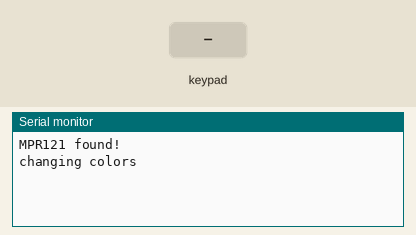
Simulated run of this sketch. Board: Arduino Leonardo, built with avr-gcc and run on an emulated ATmega32U4. Shown: the last lines printed to the serial monitor. The test bench sets the inputs (shaded band).

Above: at 1.2 s.
1.3 s: key '0' pressed
At 2.2 s:
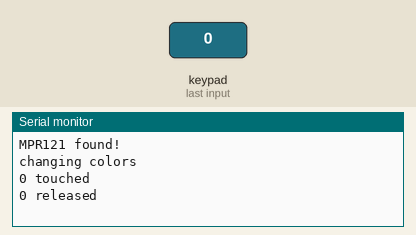
2.9 s: keypad keys 1 2 pressed 0.4 s apart
At 3.03 s:
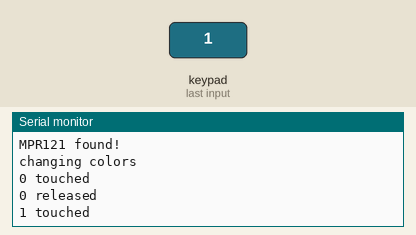
5.2 s: key '3' pressed
At 6.5 s:
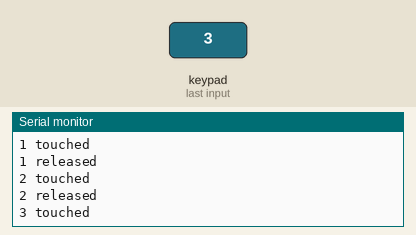

The sketch:

jelloProjectionMapping.ino
```cpp
#include <MIDIUSB.h>
#include <Wire.h>
#include "Adafruit_MPR121.h"

#ifndef _BV
#define _BV(bit) (1 << (bit))
#endif

// touch sensor
Adafruit_MPR121 cap = Adafruit_MPR121();
uint16_t lasttouched = 0;
uint16_t currtouched = 0;

bool isStarted = false;

int leftLastTimeTouched = 0;
int topLastTimeTouched = 0;
int rightLastTimeTouched = 0;
const int ringDelay = 1000;

int leftColors[][3] = { { 100, 0, 74 }, { 0, 0, 100 }, { 100, 13, 0 } };
int topColors[][3] = { { 100, 7, 0 }, { 0, 22, 100 }, { 100, 41, 0 } };
int rightColors[][3] = { { 0, 100, 0 }, { 24, 0, 100 }, { 100, 0, 13 } };

int colorIdx = 0;
int numColors = sizeof(leftColors) / sizeof(leftColors[0]);

int chordIdx = 0;
int chords[][3] = { { 65, 68, 72 }, { 50, 53, 57 }, { 60, 62, 64 } };

void setup() {
  Serial.begin(9600);

  while (!Serial) {
    delay(10);
  }
  if (!cap.begin(0x5A)) {
    Serial.println("MPR121 not found, check wiring?");
    while (1)
      ;
  }
  Serial.println("MPR121 found!");
  reset();
}

void changeColors() {
  Serial.println("changing colors");
  // left RGB
  sendCCMessage(51, leftColors[colorIdx][0]);
  sendCCMessage(52, leftColors[colorIdx][1]);
  sendCCMessage(53, leftColors[colorIdx][2]);

  // top RGB
  sendCCMessage(61, topColors[colorIdx][0]);
  sendCCMessage(62, topColors[colorIdx][1]);
  sendCCMessage(63, topColors[colorIdx][2]);

  // right RGB
  sendCCMessage(71, rightColors[colorIdx][0]);
  sendCCMessage(72, rightColors[colorIdx][1]);
  sendCCMessage(73, rightColors[colorIdx][2]);

  colorIdx = (colorIdx + 1) % numColors;
}

void reset() {
  sendCCMessage(16, 1);  // start pulse visible
  sendCCMessage(17, 0);  // start ring hidden
  sendCCMessage(18, 1);  // start ring playback reset
  sendCCMessage(19, 1);  // start ring pause

  sendCCMessage(20, 0);  // left circle hidden
  sendCCMessage(22, 1);  // left paused
  sendCCMessage(21, 1);  // left reset playback
  sendCCMessage(23, 0);  // left touch ring hidden

  sendCCMessage(30, 0);  // top circle hidden
  sendCCMessage(32, 1);  // top paused
  sendCCMessage(31, 1);  // top reset playback
  sendCCMessage(33, 0);  // top touch ring hidden

  sendCCMessage(40, 0);  // right circle hidden
  sendCCMessage(41, 1);  // right reset playback
  sendCCMessage(42, 1);  // right paused
  sendCCMessage(43, 0);  // right touch ring hidden

  sendCCMessage(1, 1);  // expand animation paused
  sendCCMessage(2, 1);  // expand animation reset
  sendCCMessage(4, 1);  // expand animations visible

  changeColors();
}

void loop() {
  int currTime = millis();
  currtouched = cap.touched();

  if (leftLastTimeTouched != 0 && currTime - leftLastTimeTouched >= ringDelay) {
    sendCCMessage(23, 0);  // left touch ring hidden;
    leftLastTimeTouched = 0;
  }
  if (topLastTimeTouched != 0 && currTime - topLastTimeTouched >= ringDelay) {
    sendCCMessage(33, 0);  // top touch ring hidden;
    topLastTimeTouched = 0;
  }
  if (rightLastTimeTouched != 0 && currTime - rightLastTimeTouched >= ringDelay) {
    sendCCMessage(43, 0);  // right touch ring hidden;
    rightLastTimeTouched = 0;
  }

  // 0 = left
  // 1 = top
  // 2 = right
  // 3 = small middle
  for (int i = 0; i <= 3; i++) {
    // it if *is* touched and *wasnt* touched before, alert!
    if ((currtouched & _BV(i)) && !(lasttouched & _BV(i))) {
      Serial.print(i);
      Serial.println(" touched");

      if (i == 3 && !isStarted) {
        isStarted = true;
        noteOn(1, 54, 50);
        sendCCMessage(16, 0);  // start pulse hidden
        sendCCMessage(19, 0);  // start ring play
        sendCCMessage(18, 1);  // start ring playback reset
        sendCCMessage(17, 1);  // start ring visible
        delay(1450);
        sendCCMessage(3, 1);  // expand animation play
        noteOn(1, 65, 50);
        noteOn(1, 68, 50);
        noteOn(1, 72, 50);

        delay(250);
        sendCCMessage(19, 1);  // start ring pause

        delay(500);

        sendCCMessage(20, 1);  // left visible
        sendCCMessage(30, 1);  // top visible
        sendCCMessage(40, 1);  // right visible
        sendCCMessage(17, 0);  // start ring hidden
        sendCCMessage(4, 0);   // expand animations hidden
        continue;
      }

      if (i == 3 && isStarted) {
        changeColors();
        chordIdx = (chordIdx + 1) % numColors;
      }

      if (i == 0 && isStarted) {
        sendCCMessage(22, 0);  // left play
        sendCCMessage(24, 1);  // left touch ring pause
        sendCCMessage(25, 1);  // left touch reset playback
        sendCCMessage(23, 1);  // left touch ring visible
      }

      if (i == 1 && isStarted) {
        sendCCMessage(32, 0);  // top play
        sendCCMessage(34, 1);  // top touch ring pause
        sendCCMessage(35, 1);  // top touch reset playback
        sendCCMessage(33, 1);  // top touch ring visible
      }

      if (i == 2 && isStarted) {
        sendCCMessage(42, 0);  // top play
        sendCCMessage(44, 1);  // top touch ring pause
        sendCCMessage(45, 1);  // top touch reset playback
        sendCCMessage(43, 1);  // top touch ring visible
      }
    }

    // if it *was* touched and now *isnt*, alert!
    if (!(currtouched & _BV(i)) && (lasttouched & _BV(i))) {
      Serial.print(i);
      Serial.println(" released");

      if (i == 0 && isStarted) {
        sendCCMessage(26, 1);  // left touch ring play
        sendCCMessage(21, 1);  // left reset playback
        sendCCMessage(22, 1);  // left paused
        noteOn(1, chords[chordIdx][0], 10);

        leftLastTimeTouched = millis();
        // delay(1500);
        // sendCCMessage(23, 0);  // left touch ring hidden;
      }

      if (i == 1 && isStarted) {
        sendCCMessage(36, 1);  // top touch ring play
        sendCCMessage(31, 1);  // top reset playback
        sendCCMessage(32, 1);  // top paused
        noteOn(1, chords[chordIdx][1], 10);

        topLastTimeTouched = millis();
        // delay(1500);
        // sendCCMessage(33, 0);  // top touch ring hidden;
      }

      if (i == 2 && isStarted) {
        sendCCMessage(46, 1);  // right touch ring play
        sendCCMessage(41, 1);  // right reset playback
        sendCCMessage(42, 1);  // right paused
        noteOn(1, chords[chordIdx][2], 10);

        rightLastTimeTouched = millis();
        // delay(1500);
        // sendCCMessage(43, 0);  // right touch ring hidden;
      }
    }
  }

  lasttouched = currtouched;
  delay(50);
}

int holdTimeToNote(long start, long end) {
  long diff = end - start;
  int cap = 1500;
  diff = min(diff, cap);
  return map(diff, 0, cap, 50, 100);
}

int holdTimeToPitch(long start, long end) {
  long diff = end - start;
  int cap = 1500;
  diff = min(diff, cap);
  return map(diff, 0, cap, 200, 60);
}

void sendMIDIStopPlayback() {
  byte controlChangeNumber = 0x41;  // Control Change number for start playback
  byte value = 127;                 // You can adjust this value as needed

  midiEventPacket_t midiEvent = { 0x0B, 0xB0 | 6, controlChangeNumber, value };
  MidiUSB.sendMIDI(midiEvent);
}

void sendMIDIStartPlayback() {
  byte controlChangeNumber = 0x40;  // Control Change number for start playback
  byte value = 127;                 // You can adjust this value as needed

  midiEventPacket_t midiEvent = { 0x0B, 0xB0 | 6, controlChangeNumber, value };
  MidiUSB.sendMIDI(midiEvent);
}

void sendCCMessage(byte channel, byte value) {
  // Serial.print("Sending ");
  // Serial.print(value);
  // Serial.print(" on CC number ");
  // Serial.println(channel);
  byte status = 0xB0;
  midiEventPacket_t midiMsg = { status >> 4, status, channel, value };
  MidiUSB.sendMIDI(midiMsg);
}

// channel is not 0 based
void noteOn(byte channel, byte note, byte velocity) {
  byte cmd = 0x90 + (channel - 1);
  midiEventPacket_t midiMsg = { cmd >> 4, cmd, note, velocity };
  MidiUSB.sendMIDI(midiMsg);
}

// channel is not 0 based
void noteOff(byte channel, byte note, byte velocity) {
  byte cmd = 0x80 + (channel - 1);
  midiEventPacket_t midiMsg = { cmd >> 4, cmd, note, velocity };
  MidiUSB.sendMIDI(midiMsg);
}
```

Measured:
- after the input at 1.3 s, the serial monitor: prints a new line at once (image 1)
- after the input at 2.9 s, the serial monitor: prints a new line at once (image 2)
- after the input at 5.2 s, the serial monitor: prints a new line at once (image 3)
